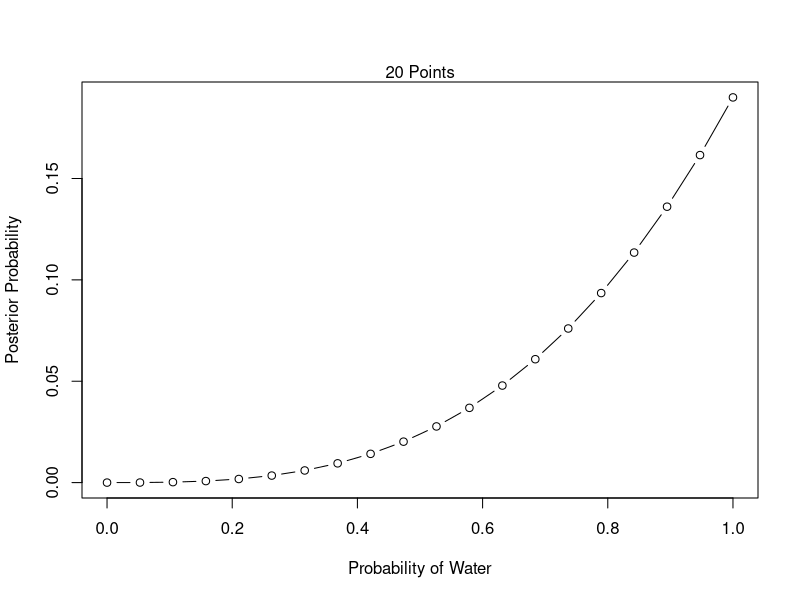
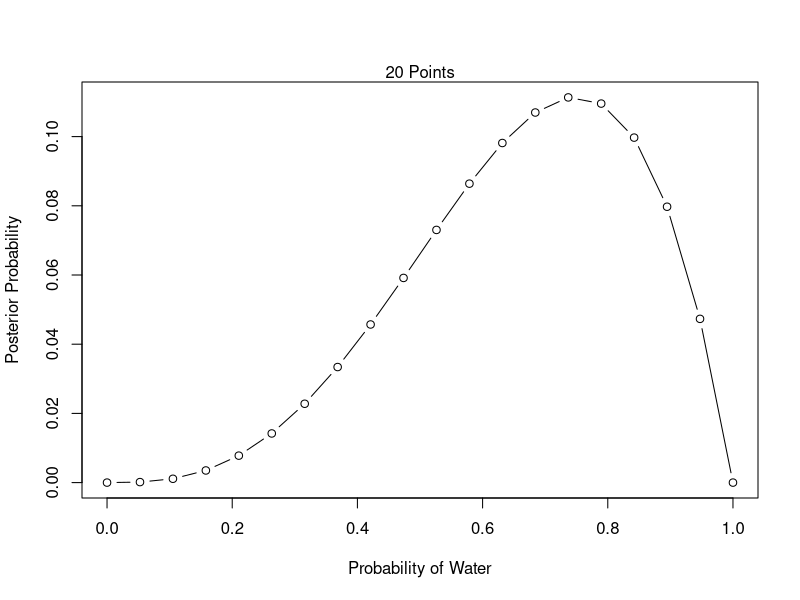
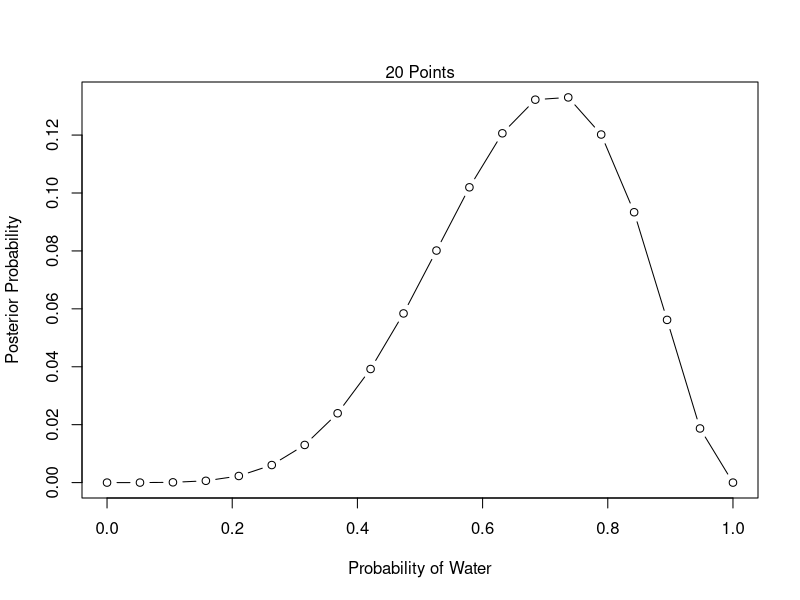
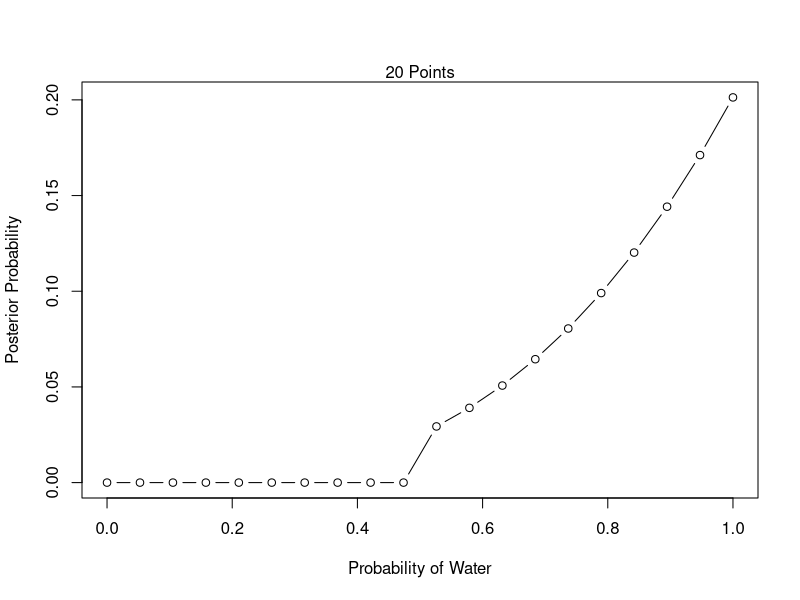
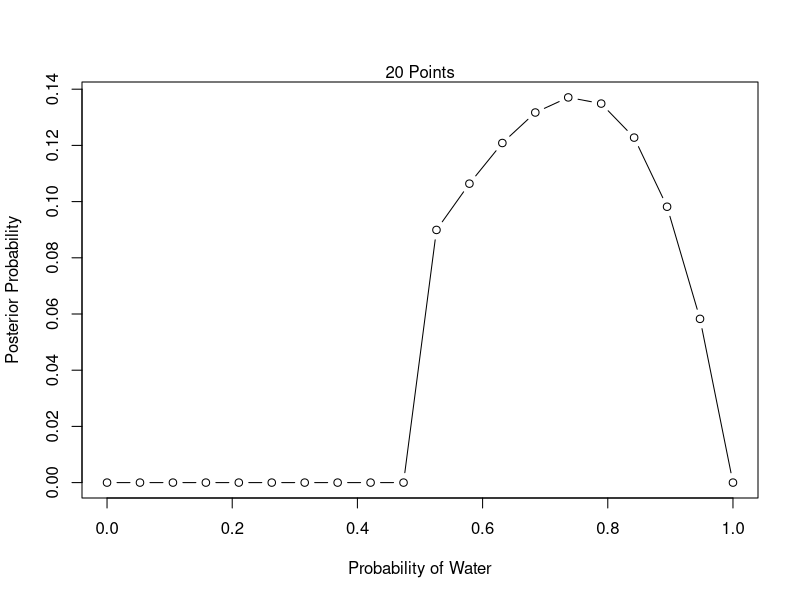
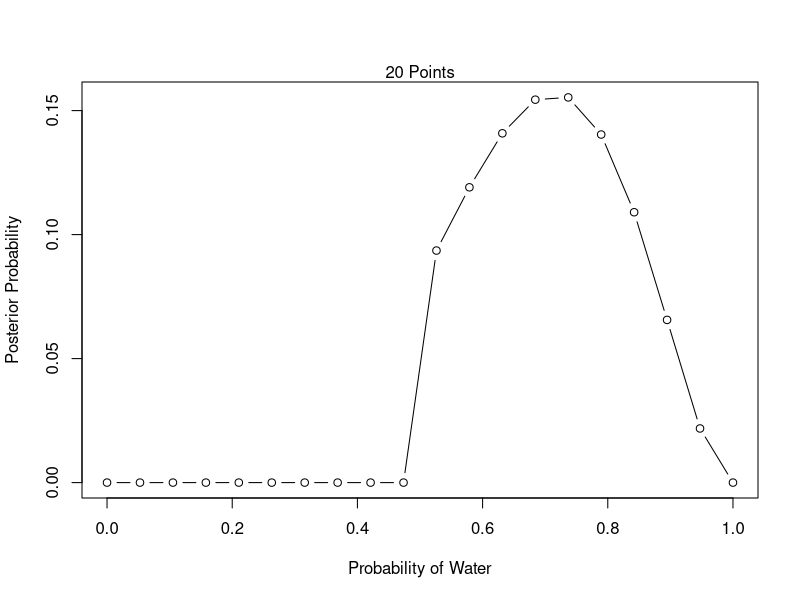
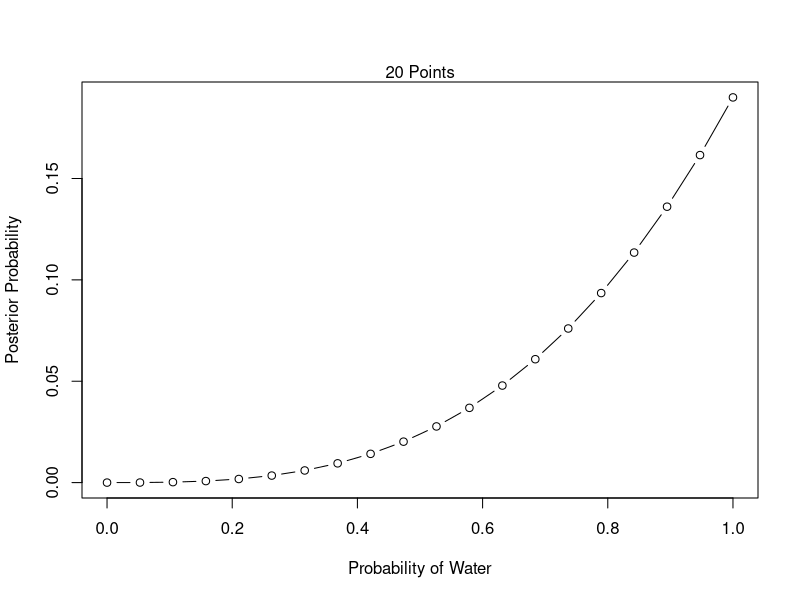
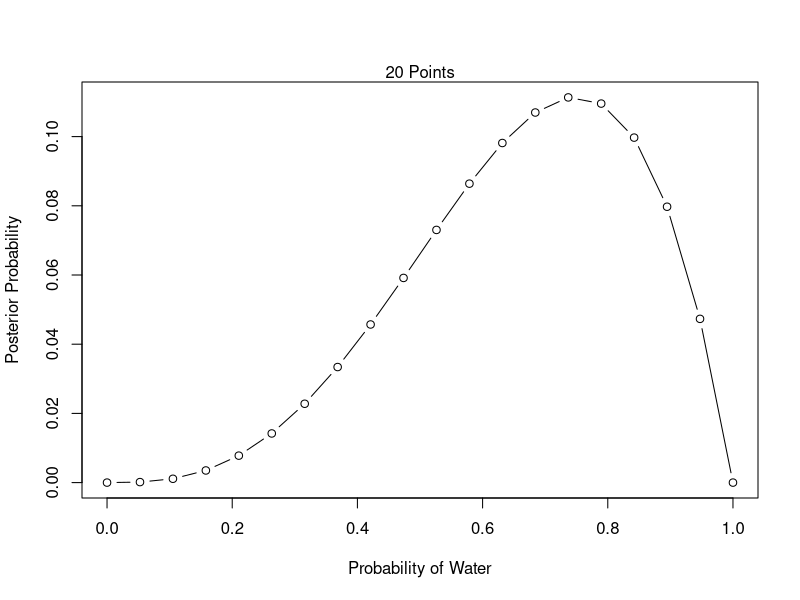

Source code (R) for these figures, in order:
####################################################################################################
## 2M1
p_grid <- seq(from = 0, to = 1, length.out = 20)
p_grid

prior <- rep(x = 1, length = length(p_grid))

compute_posterior <- function(w, n, prior, p = p_grid) {
  likelihood <- dbinom(x = w, size = n, prob = p)
  unstd_posterior <- likelihood * prior
  return( unstd_posterior / sum(unstd_posterior) )}

plot_posterior <- function(x, y) {
 plot(x = x, y = y, type="b", xlab = "Probability of Water", ylab = "Posterior Probability")
 title <- paste( length(x), "Points")
 mtext(title)}

#If you don't want to save plots, disable this function
save_plot_posterior <- function(x, y) {
  png(paste(name, ".png", sep = ""), width = 350, height = 350)
  plot(x = x, y = y, type="b", xlab = "Probability of Water", ylab = "Posterior Probability")
  title <- paste( length(x), "Points")
  mtext(title)
  dev.off()}


# (1)
name<-"2M1_1"
w <- 3
n <- 3
posterior <- compute_posterior(w = w, n = n, prior = prior)
plot_posterior(x = p_grid, y = posterior)
save_plot_posterior(x = p_grid, y = posterior)


# (2)
name<-"2M1_2"
w <- 3
n <- 4
posterior <- compute_posterior(w = w, n = n, prior = prior)
plot_posterior(x = p_grid, y = posterior)
save_plot_posterior(x = p_grid, y = posterior)

# (3)
name<-"2M1_3"
w <- 5
n <- 7
posterior <- compute_posterior(w = w, n = n, prior = prior)
plot_posterior(x = p_grid, y = posterior)
save_plot_posterior(x = p_grid, y = posterior)


####################################################################################################
## 2M2
prior <- ifelse(test = p_grid < .5, 0, 1)

# (1)
name<-"2M2_1"
w <- 3
n <- 3
posterior <- compute_posterior(w = w, n = n, prior = prior)
plot_posterior(x = p_grid, y = posterior)
save_plot_posterior(x = p_grid, y = posterior)

# (2)
name<-"2M2_2"
w <- 3
n <- 4
posterior <- compute_posterior(w = w, n = n, prior = prior)
plot_posterior(x = p_grid, y = posterior)
save_plot_posterior(x = p_grid, y = posterior)


# (3)
name<-"2M2_3"
w <- 5
n <- 7
posterior <- compute_posterior(w = w, n = n, prior = prior)
plot_posterior(x = p_grid, y = posterior)
save_plot_posterior(x = p_grid, y = posterior)


####################################################################################################
## 2M3
prior <- c(.5, .5)
likelihood <- c(.3, 1)
unstd_posterior <- prior * likelihood
posterior <- unstd_posterior / sum(unstd_posterior)
posterior[1]
round( posterior[1], 2)


####################################################################################################
## 2M4
card_1_likelihood <- 2
card_2_likelihood <- 1
card_3_likelihood <- 0
likelihood <- c(card_1_likelihood, card_2_likelihood, card_3_likelihood)
prior <- rep(x = 1, length = length(likelihood))
unstd_posterior <- prior * likelihood
posterior <- unstd_posterior / sum(unstd_posterior)
posterior

# prob the other side is black = the prob that card_1 was picked
posterior[1] == 2/3


####################################################################################################
## 2M5
card_1_likelihood <- 2
card_2_likelihood <- 1
card_3_likelihood <- 0
card_4_likelihood <- 2
likelihood <- c(card_1_likelihood, card_2_likelihood, card_3_likelihood, card_4_likelihood)
prior <- rep(x = 1, length = length(likelihood))
unstd_posterior <- prior * likelihood
posterior <- unstd_posterior / sum(unstd_posterior)
posterior

# prob the other side is black = the prob that card_1 or card_4 was picked
posterior[1] + posterior[4]


####################################################################################################
## 2M6
card_1_likelihood <- 2
card_2_likelihood <- 1
card_3_likelihood <- 0
likelihood <- c(card_1_likelihood, card_2_likelihood, card_3_likelihood)
prior <- c(1, 2, 3)
unstd_posterior <- prior * likelihood
posterior <- unstd_posterior / sum(unstd_posterior)
posterior

# prob the other side is black = the prob that card_1 was picked
posterior[1] == .5


####################################################################################################
## 2M7
card_1_2_likelihood <- 2
card_2_1_likelihood <- 0
card_1_3_likelihood <- 4
card_3_1_likelihood <- 0
card_2_3_likelihood <- 2
card_3_2_likelihood <- 0

likelihood <- c(card_1_2_likelihood, card_2_1_likelihood, card_1_3_likelihood, card_3_1_likelihood, card_2_3_likelihood, card_3_2_likelihood)
prior <- rep(x = 1, length = length(likelihood))
unstd_posterior <- prior * likelihood
posterior <- unstd_posterior / sum(unstd_posterior)
posterior

# prob the other side of first card is black = the prob that card_1 was picked first, which means we had to pick either (1,2) or (1,3)
posterior[1] + posterior[3] == .75


####################################################################################################
## 2H1
# find posterior for plausibility of each pandas species following the first birth of twins
species_A_likelihood <- .1
species_B_likelihood <- .2
likelihood <- c(species_A_likelihood, species_B_likelihood)
prior <- c(1, 1)
unstd_posterior <- likelihood * prior
posterior <- unstd_posterior / sum(unstd_posterior)
posterior

# probability next birth is set of twins
posterior[1] * .1 + posterior[2] * .2



####################################################################################################
## 2H2
species_A_likelihood <- .1
species_B_likelihood <- .2
likelihood <- c(species_A_likelihood, species_B_likelihood)
prior <- c(1, 1)
unstd_posterior <- likelihood * prior
posterior <- unstd_posterior / sum(unstd_posterior)
posterior

# probability panda is from species A
posterior[1]



####################################################################################################
## 2H3

species_A_likelihood <- .1 * (1 - .1)
species_B_likelihood <- .2 * (1 - .2)
likelihood <- c(species_A_likelihood, species_B_likelihood)
prior <- c(1, 1)
unstd_posterior <- likelihood * prior
posterior <- unstd_posterior / sum(unstd_posterior)
posterior

# probability panda is from species A
posterior[1]



####################################################################################################
## 2H4

# without birth information
species_A_likelihood <- .8
species_B_likelihood <- 1 - .65
likelihood <- c(species_A_likelihood, species_B_likelihood)
prior <- c(1, 1)
unstd_posterior <- likelihood * prior
posterior_vet_test <- unstd_posterior / sum(unstd_posterior)

# probability panda is from species A, given veterinarian test
posterior_vet_test[1]

# with birth information
species_A_likelihood <- .1 * (1 - .1)
species_B_likelihood <- .2 * (1 - .2)
likelihood <- c(species_A_likelihood, species_B_likelihood)
prior <- c(1, 1)
unstd_posterior <- likelihood * prior
posterior_birth_info <- unstd_posterior / sum(unstd_posterior)

# probability panda is from species A, given vet test & birth info
composite_unstd_posterior <- posterior_vet_test * posterior_birth_info
composite_posterior <- composite_unstd_posterior / sum(composite_unstd_posterior)
composite_posterior[1]







